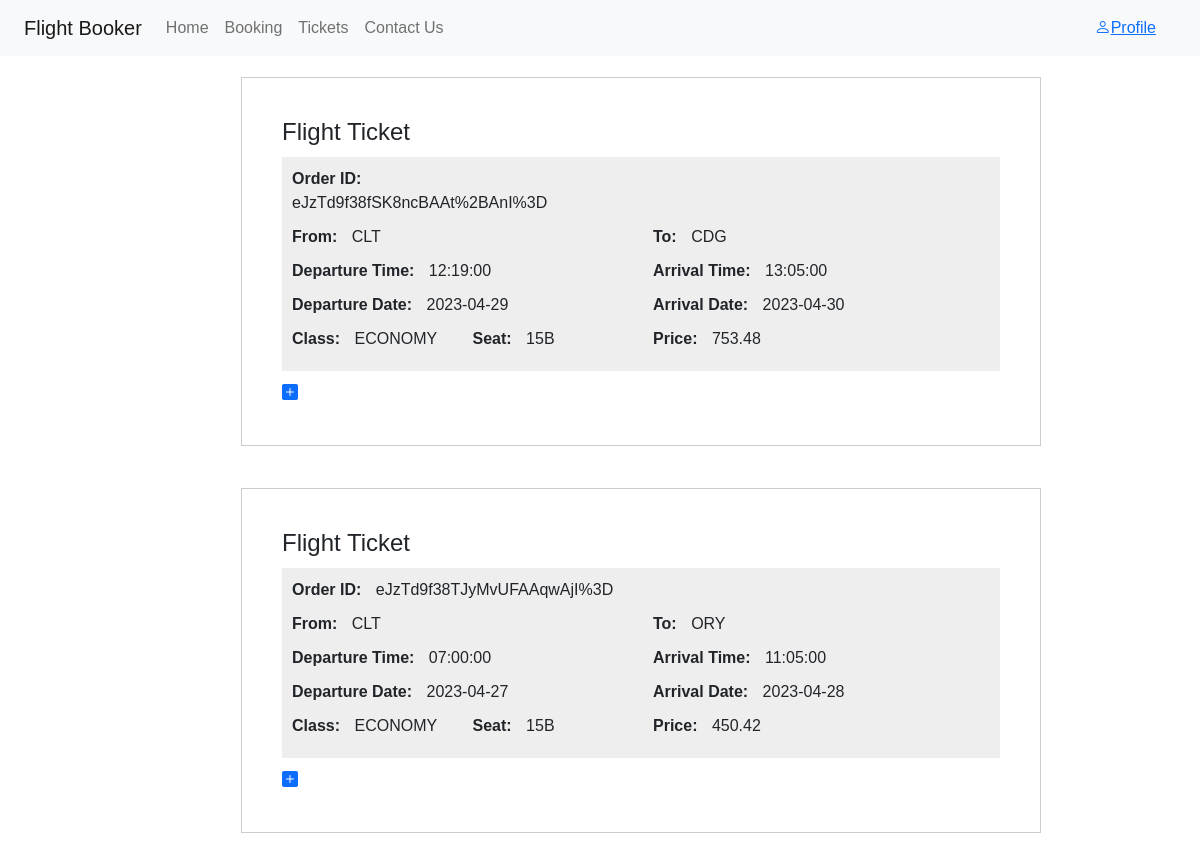
The page /tickets/ (signed in) on the database as committed earlier.
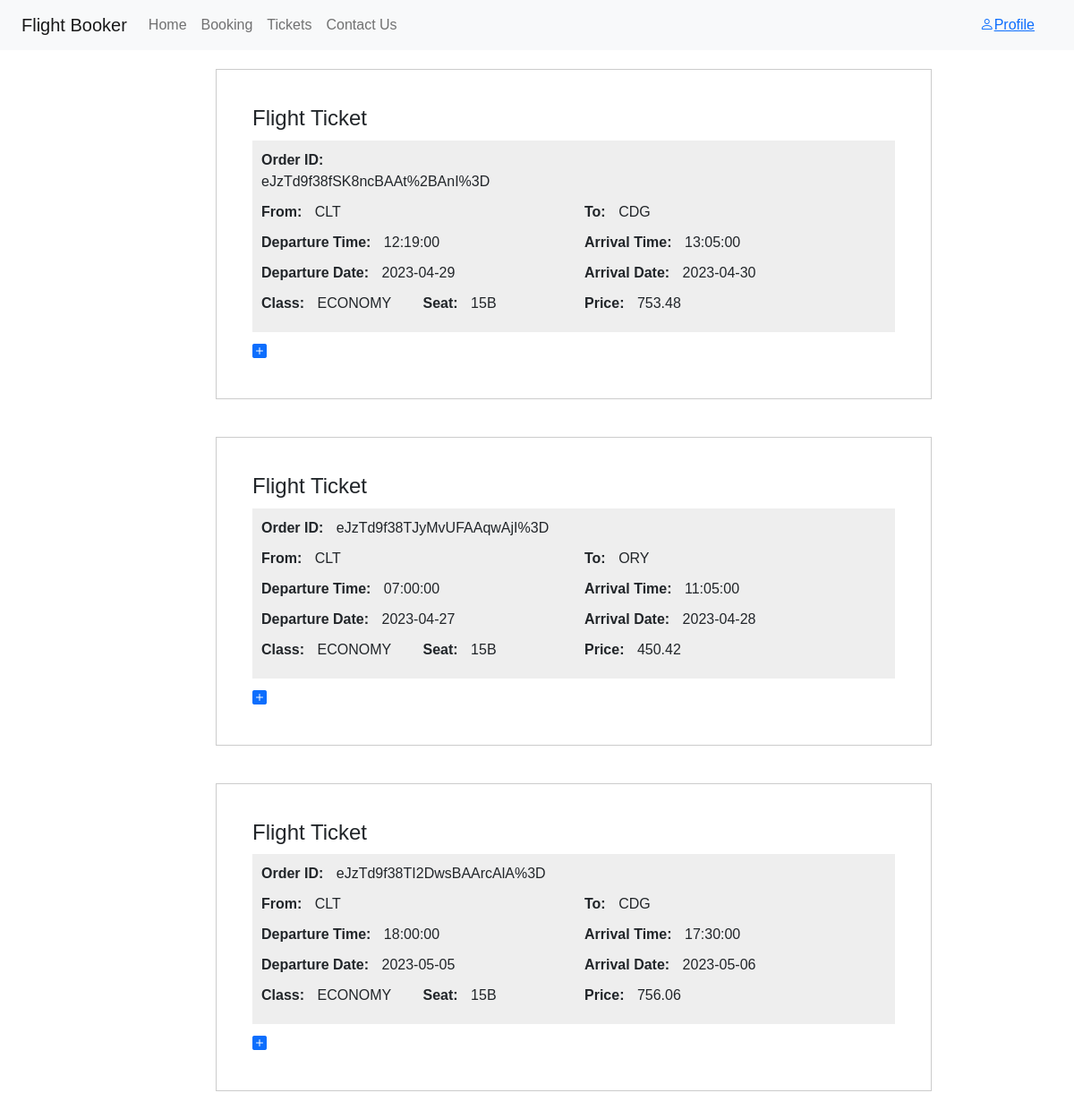
The same page on the database as committed later.
### flight/models.py (models this page shows)
class Tickets(models.Model):
    customer_id = models.ForeignKey(CustomUser, on_delete=models.CASCADE)
    ticket_purchased_time = models.DateTimeField(auto_now =True)
    json_ticket_data = models.CharField(max_length=2000,null=True,blank=True)

### tickets/views.py (the view)
# urls.py: path('', views.view_tickets, name="view_tickets"),
def view_tickets(request):
   if request.user.is_authenticated:
      Tickets = apps.get_model('flight', 'Tickets')
      ticket_list1 = list(Tickets.objects.filter(customer_id=request.user))
      ticket_list = []
      for i in range(0, len(ticket_list1)):
         ticket_list.append(ast.literal_eval(str(ticket_list1[i].json_ticket_data)))
      tickets_list_short = []
      for i in range(0, len(ticket_list1)):
         dicti = {}
         dicti['ticket'] = ticket_list1[i]
         dicti['dept_iata'] = ticket_list[i]['flightOffers'][0]['itineraries'][0]['segments'][0]['departure']['iataCode']
         dept_time = ticket_list[i]['flightOffers'][0]['itineraries'][0]['segments'][0]['departure']['at'].replace('T',' ').split(' ')
         dicti['dept_date'] = dept_time[0]
         dicti['dept_time'] = dept_time[1]
         dicti['arr_iata'] = ticket_list[i]['flightOffers'][0]['itineraries'][0]['segments'][-1]['arrival']['iataCode']
         arr_time = ticket_list[i]['flightOffers'][0]['itineraries'][0]['segments'][-1]['arrival']['at'].replace('T',' ').split(' ')
         dicti['arr_date'] = arr_time[0]
         dicti['arr_time'] = arr_time[1]
         dicti['price'] = ticket_list[i]['flightOffers'][0]['price']['total']
         dicti['class'] = ticket_list[i]['flightOffers'][0]['itineraries'][0]['segments'][0]['co2Emissions'][0]['cabin']
         dicti['id'] = ticket_list[i]['id']
         tickets_list_short.append(dicti)
      return render(request, "tickets/tickets.html", {'tickets':ticket_list ,'short_list':tickets_list_short})
   return render(request, "tickets/tickets.html")

### templates/tickets/tickets.html (shortened to what this page needs)
{% extends 'base.html' %}
{% block content %}
{% if user.is_authenticated %}
  <table style="margin-left: 20%;">
    {% for t in short_list%}
    <tr>
        <td>
          <div class="container">
            <h1>Flight Ticket</h1>
            <div class="ticket-info">
              <div class="row">
                <div class="col-6">
                  <span class="label">Order ID:</span>
                  <span class="value"> {{ t.id }} </span>
                </div>
                <div class="col-6">
                </div>
              </div>
              <div class="row">
                <div class="col-6">
                  <span class="label">From:</span>
                  <span class="value">{{ t.dept_iata }}</span>
                </div>
                <div class="col-6">
                  <span class="label">To:</span>
                  <span class="value">{{ t.arr_iata }}</span>
                </div>
              </div>
              <div class="row">
                <div class="col-6">
                  <span class="label">Departure Time:</span>
                  <span class="value">{{ t.dept_time }}</span>
                </div>
                <div class="col-6">
                  <span class="label">Arrival Time:</span>
                  <span class="value">{{ t.arr_time }}</span>
                </div>
              </div>
              <div class="row">
                <div class="col-6">
                  <span class="label">Departure Date:</span>
                  <span class="value">{{ t.dept_date }}</span>
                </div>
                <div class="col-6">
                  <span class="label">Arrival Date:</span>
                  <span class="value">{{ t.arr_date }}</span>
                </div>
              </div>
              <div class="row">
                <div class="col-3">
                  <span class="label">Class:</span>
                  <span class="value">{{ t.class }}</span>
                </div>
                <div class="col-3">
                  <span class="label">Seat:</span>
                  <span class="value">15B</span>
                </div>
                <div class="col-6">
                  <span class="label">Price:</span>
                  <span class="value">{{ t.price }}</span>
                </div>
              </div>
            </div>
            <a href="#bblbalba" class="showmemore"><i class="bi bi-plus-square-fill"></i></a>
          </div>
      </td>
        <td>
        </td>
      </tr>
    {% endfor %}
 </table>
{% else %}
  <p>must log in to view tickets</p>
  <a href="{% url 'login' %}">Log In</a>
{% endif %}
{% endblock %}

Rows that differ between the two databases and show on the page:
added Tickets: id "eJzTd9f38TI2DwsBAArcAlA%3D", dept_iata "CLT", arr_iata "CDG", dept_time "18:00:00", arr_time "17:30:00", dept_date "2023-05-05", arr_date "2023-05-06", class "ECONOMY", price "756.06"
